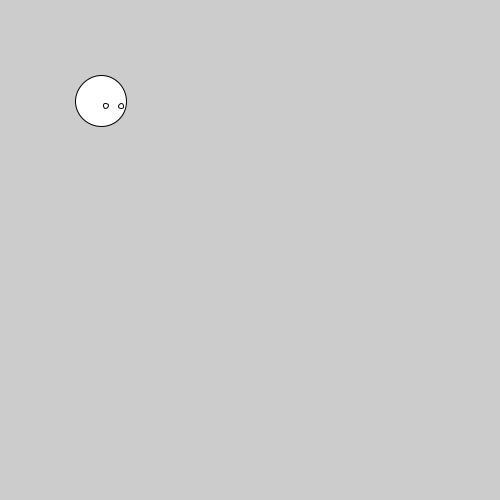
Frame 1 (no input)
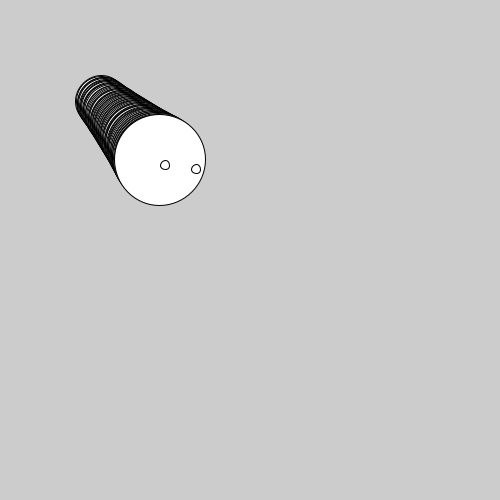
Frame 60 (the mouse pressed at the canvas centre just before this capture)
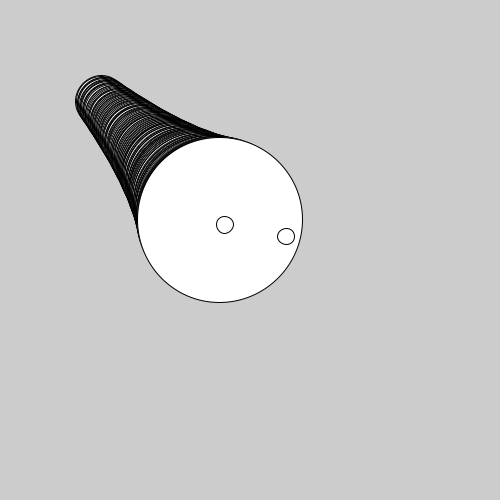
Frame 120 (the mouse held since frame 60 and released just before this capture)

The Processing sketch that drew these frames (run headless with seeded random() and noise(); from frame 60 on, the mouse is pressed at the canvas centre):

// Processing sketch: TheCreature_2_2019
// ── TheCreature_2_2019.pde
//Dette skulle være løsningen på "Creature Walk", men der er noget galt!
//
//Opgave 1: Læs programmet med en ven og find ud af hvordan koden fungerer
//Opgave 2: Boldens øjne bevæger sig og forstørres forkert. Det skal rettes
//Opgave 3: Bolden hopper ikke op og ned. Det skal fikses (hint: se ballwalk)
//Opgave 4: Skriv kode-kommentarer, der forklarer dine rettelser og upload til gitHub.
//Opgave 5: Aflever dokument med link på lectio (lectio registrerer ikke en kommentar som aflevering)

int   ballX             = 100 ,  ballY             = 100,   eyeLeftRelativeX  = 5   ,  eyeLeftRelativeY  = 5;
float   eyeRightRelativeX = 20  ,  eyeRightRelativeY = 5;  
int test1 = 20;
float test2 =20;

int   speedX            = 1   ,  speedY            = 1;
float ballSize          = 50;
float eyeSize           = 5;
float zoomFactor        = 1.01;

//setup: kører kun en gang ved progam-start
// De to tegn: { } betyder kode scope. Variabler har altid et scope de lever indenfor!
void setup() {  
  size(500, 500);
}

//draw: kører default 30  gange per sekund
void draw() {                         
  float ballwalk =  sin(ballX*0.5)*10;  //svingning på +10 til -10 pixels 
  ballX         =  ballX  +  speedX;    //flytter min bold 
  ballY         =  ballY  +  speedY ;//+ ballwalk;
  ballSize      =  (ballSize*zoomFactor); //gør mit bold størrere
  eyeSize       =  (eyeSize*zoomFactor);
  eyeRightRelativeX *=zoomFactor;
  eyeRightRelativeY *=zoomFactor;
  
   test1 = (int)(test1*zoomFactor);
  test2 = (test2*zoomFactor);
  
  println(test1 + " " + test2);
  
  eyeLeftRelativeX  *=zoomFactor;
  eyeLeftRelativeY  *=zoomFactor;
  
  clear();
  ellipse(ballX, ballY, ballSize, ballSize);
  ellipse(eyeLeftRelativeX + ballX, eyeLeftRelativeY + ballY, eyeSize,eyeSize);
  ellipse(eyeRightRelativeX + ballX, eyeRightRelativeY + ballY, eyeSize,eyeSize);
}
